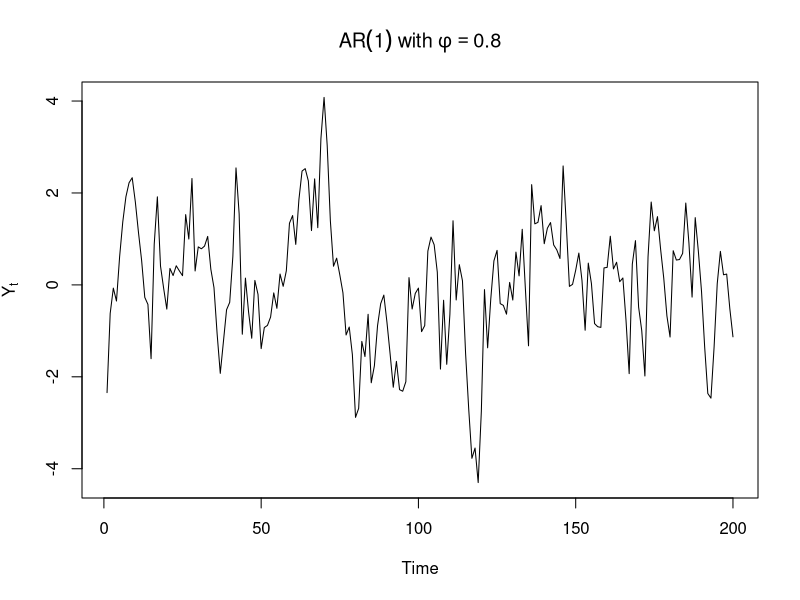
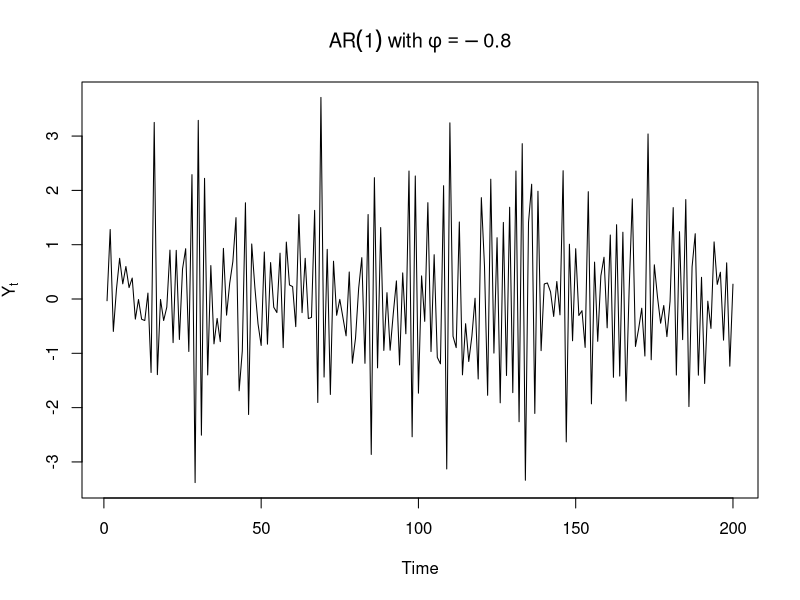
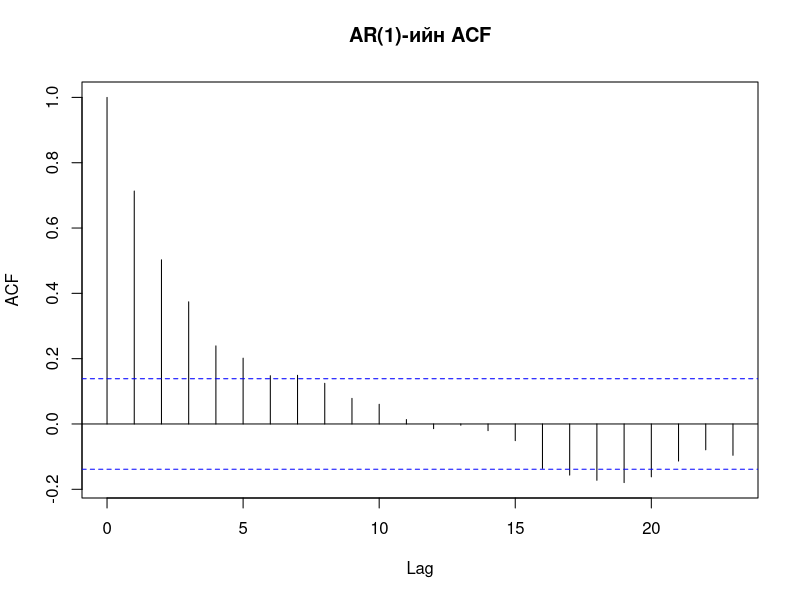
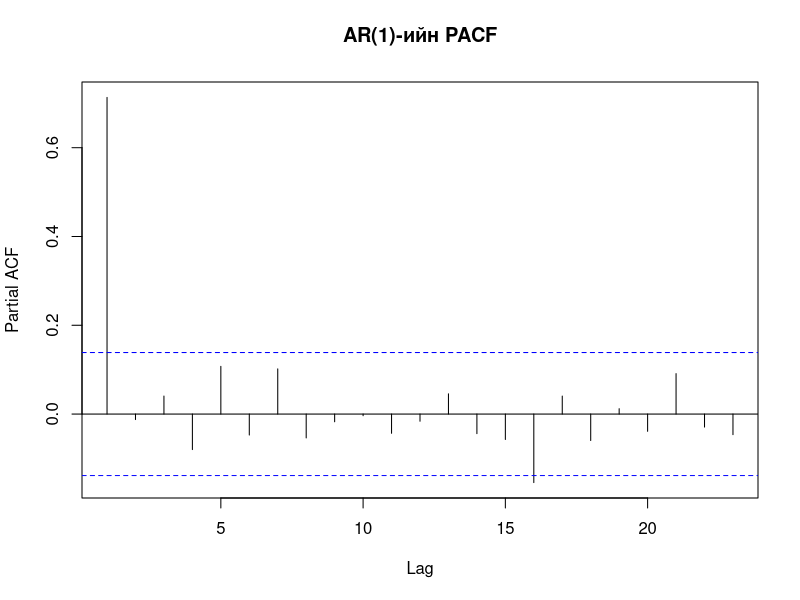
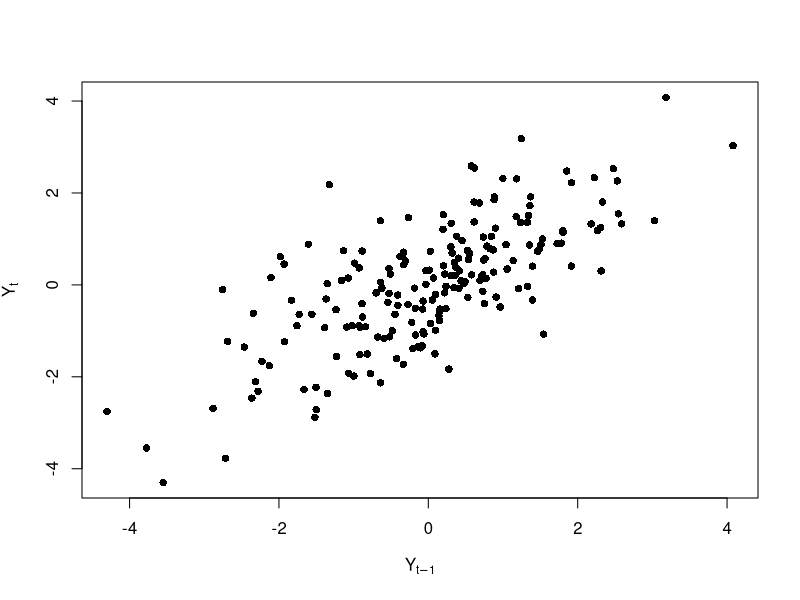
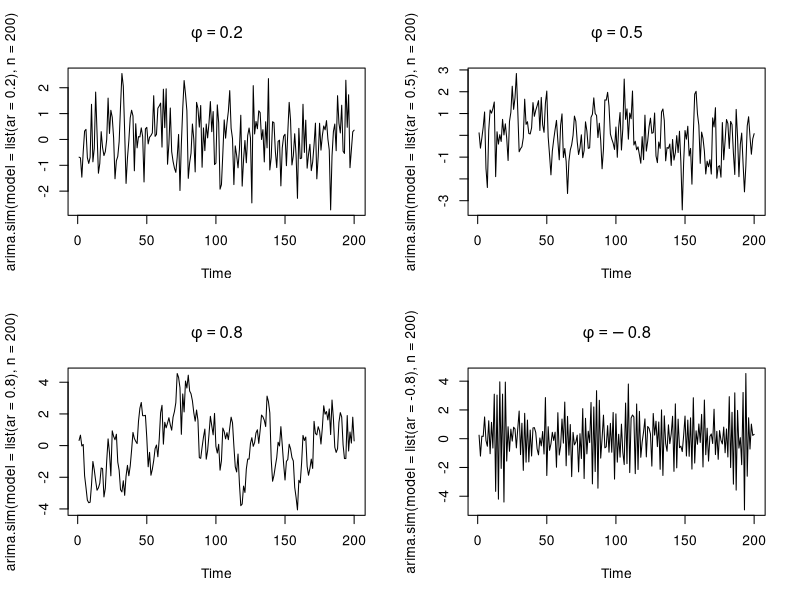

The R script that drew these images, in order:
## ---- chunk 1
set.seed(123)

ar1 <- arima.sim(
  model = list(ar = 0.8),
  n = 200
)

plot.ts(
  ar1,
  main = expression(AR(1)~with~phi==0.8),
  ylab = expression(Y[t])
)
## ---- chunk 2
set.seed(123)

ar1neg <- arima.sim(
  model = list(ar = -0.8),
  n = 200
)

plot.ts(
  ar1neg,
  main = expression(AR(1)~with~phi==-0.8),
  ylab = expression(Y[t])
)
## ---- chunk 3
acf(
  ar1,
  main="AR(1)-ийн ACF"
)
## ---- chunk 4
pacf(
  ar1,
  main="AR(1)-ийн PACF"
)
## ---- chunk 5
plot(
  x = ar1[-length(ar1)],
  y = ar1[-1],
  xlab = expression(Y[t-1]),
  ylab = expression(Y[t]),
  pch = 16
)
## ---- chunk 6
par(mfrow=c(2,2))

plot.ts(
  arima.sim(model=list(ar=.2), n=200),
  main=expression(phi==0.2)
)

plot.ts(
  arima.sim(model=list(ar=.5), n=200),
  main=expression(phi==0.5)
)

plot.ts(
  arima.sim(model=list(ar=.8), n=200),
  main=expression(phi==0.8)
)

plot.ts(
  arima.sim(model=list(ar=-0.8), n=200),
  main=expression(phi==-0.8)
)
## ---- chunk 7
fit <- arima(
  ar1,
  order=c(1,0,0)
)

fit
